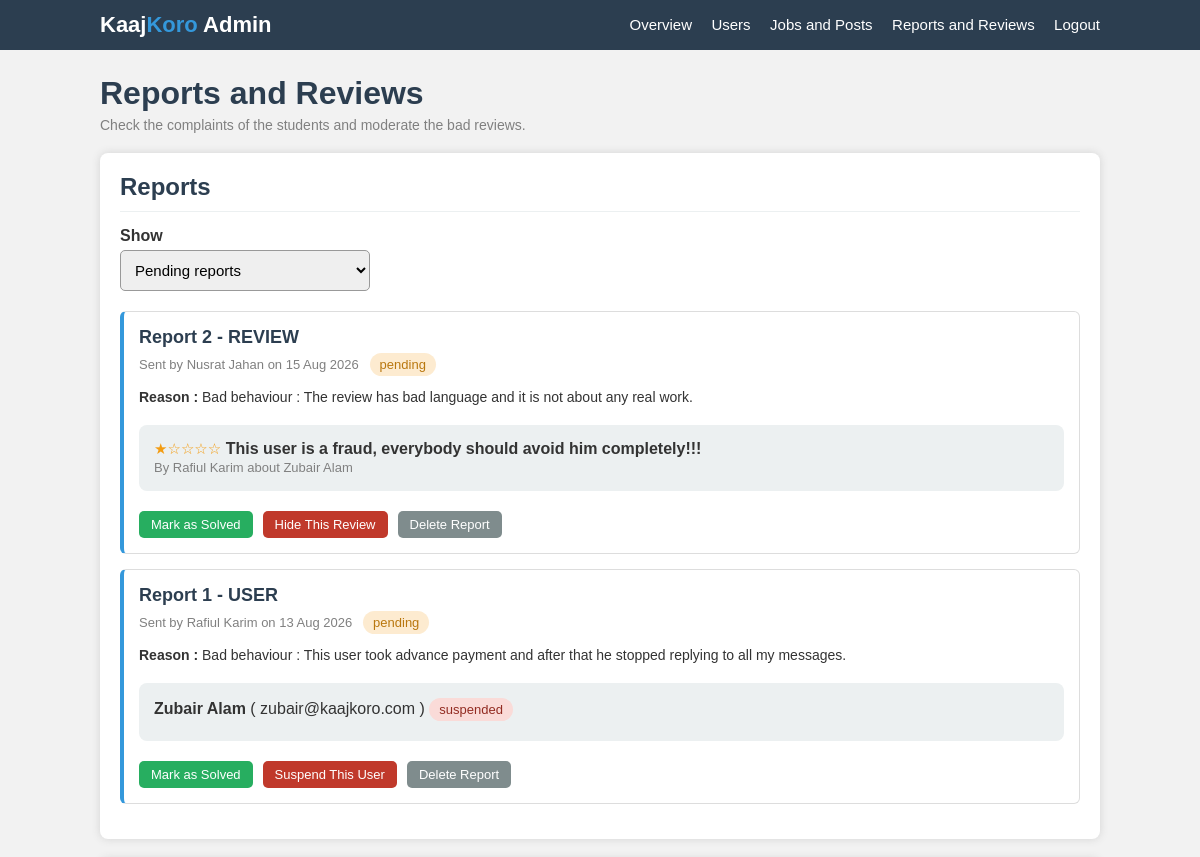
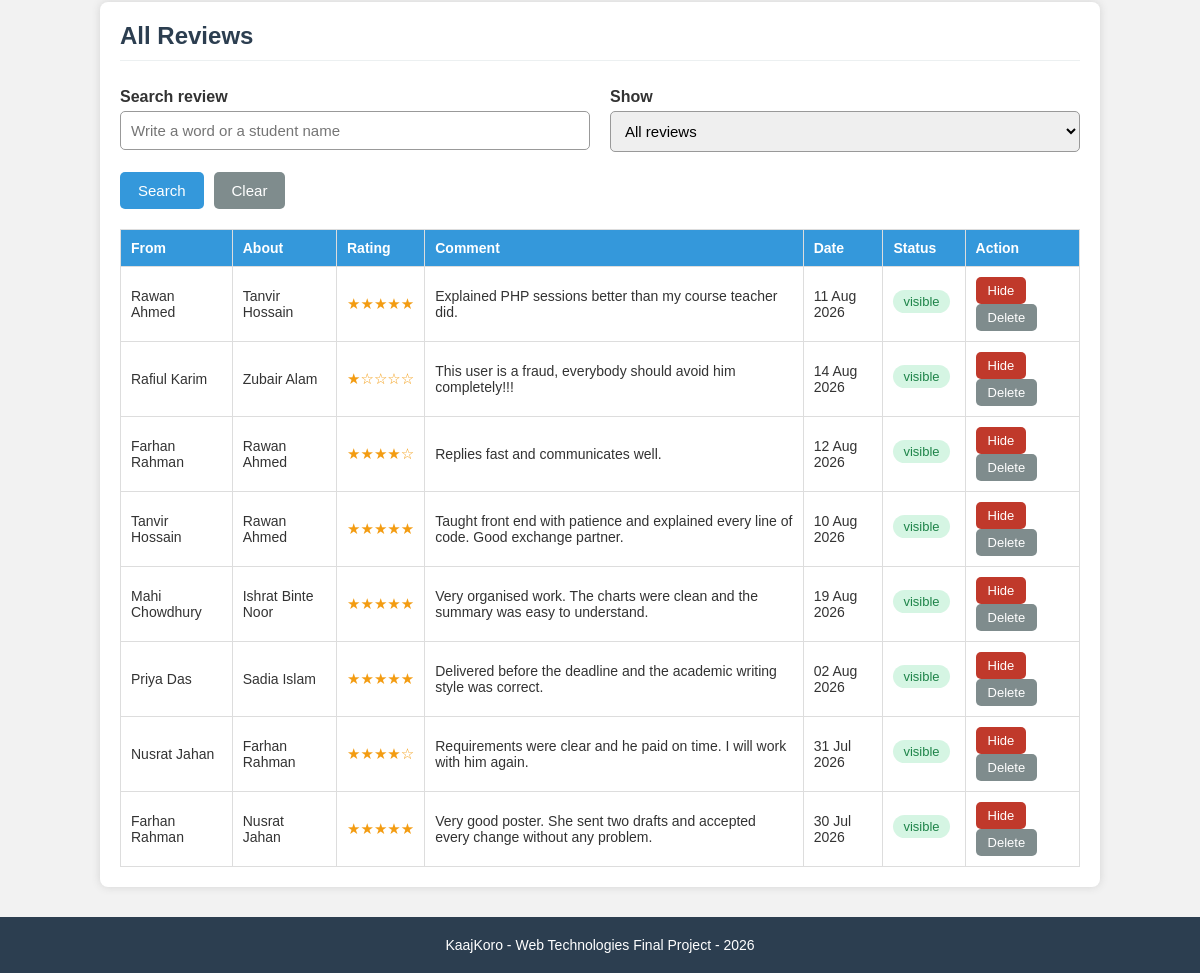
The app's page /admin-reports.php (signed in) with its own data (2 pictures, top to bottom).
### tables this page shows
CREATE TABLE reports (
    report_id   INT AUTO_INCREMENT PRIMARY KEY,
    from_id     INT NOT NULL,
    type        VARCHAR(20) NOT NULL,
    target_id   INT NOT NULL,
    reason      TEXT NOT NULL,
    status      VARCHAR(20) DEFAULT 'pending',
    created_at  DATE,
    FOREIGN KEY (from_id) REFERENCES users(user_id) ON DELETE CASCADE
);

CREATE TABLE users (
    user_id     INT AUTO_INCREMENT PRIMARY KEY,
    name        VARCHAR(100) NOT NULL,
    email       VARCHAR(100) NOT NULL UNIQUE,
    password    VARCHAR(255) NOT NULL,
    phone       VARCHAR(20)  NOT NULL,
    university  VARCHAR(100) NOT NULL,
    city        VARCHAR(50)  NOT NULL,
    bio         TEXT,
    education   VARCHAR(200),
    experience  TEXT,
    portfolio   VARCHAR(150),
    status      VARCHAR(20)  DEFAULT 'active',
    joined      DATE
);

CREATE TABLE reviews (
    review_id    INT AUTO_INCREMENT PRIMARY KEY,
    from_id      INT NOT NULL,
    to_id        INT NOT NULL,
    job_id       INT DEFAULT 0,
    rating       INT NOT NULL,
    comment      TEXT NOT NULL,
    review_date  DATE,
    status       VARCHAR(20) DEFAULT 'visible',
    FOREIGN KEY (from_id) REFERENCES users(user_id) ON DELETE CASCADE,
    FOREIGN KEY (to_id)   REFERENCES users(user_id) ON DELETE CASCADE
);

### admin-reports.php (the view, shortened to what this page needs)
<?php
require_once "config.php";
require_once "functions.php";
$report_filter = isset($_GET["report_filter"]) ? $_GET["report_filter"] : "pending";
$review_filter = isset($_GET["review_filter"]) ? $_GET["review_filter"] : "";
$review_search = isset($_GET["review_search"]) ? trim($_GET["review_search"]) : "";
$sql = "SELECT r.*, u.name AS reporter FROM reports r
        JOIN users u ON r.from_id = u.user_id";
if ($report_filter == "pending" || $report_filter == "solved") {
    $sql = $sql . " WHERE r.status = '" . $report_filter . "'";
}
$sql = $sql . " ORDER BY r.report_id DESC";
$report_result = $conn->query($sql);
include "header.php";
?>
    <div class="page">
        <h1>Reports and Reviews</h1>
        <p class="page-info">Check the complaints of the students and moderate the bad reviews.</p>
        <div class="box">
            <h2 class="box-title">Reports</h2>
            <form method="GET" action="admin-reports.php">
                <label for="report_filter">Show</label>
                <select id="report_filter" name="report_filter" style="width:250px" onchange="this.form.submit()">
                    <option value="pending" <?php if ($report_filter == "pending") { echo "selected"; } ?>>Pending reports</option>
                </select>
            </form>
            <div style="margin-top:20px">
                <?php
                while ($report = $report_result->fetch_assoc()) {
                    ?>
                    <div class="item">
                        <h3>Report <?php echo $report["report_id"]; ?> - <?php echo strtoupper($report["type"]); ?></h3>
                        <p class="item-info">Sent by <?php echo htmlspecialchars($report["reporter"]); ?>
                            on <?php echo showDate($report["created_at"]); ?>
                            &nbsp; <?php echo showStatus($report["status"]); ?></p>
                        <p class="item-text"><b>Reason :</b> <?php echo htmlspecialchars($report["reason"]); ?></p>
                        <div class="result">
                            <?php
                            if ($report["type"] == "user") {
                                $user = getUser($conn, $report["target_id"]);
                                if ($user == null) {
                                    echo "<p class='gray-text'>This user is already deleted.</p>";
                                }
                                else {
                                    echo "<p><b>" . htmlspecialchars($user["name"]) . "</b> ( "
                                         . htmlspecialchars($user["email"]) . " ) " . showStatus($user["status"]) . "</p>";
                                }
                            }
                            else {
                                $stmt = $conn->prepare("SELECT r.*, u1.name AS writer, u2.name AS person
                                                        FROM reviews r
                                                        JOIN users u1 ON r.from_id = u1.user_id
                                                        JOIN users u2 ON r.to_id = u2.user_id
                                                        WHERE r.review_id = ?");
                                $stmt->bind_param("i", $report["target_id"]);
                                $stmt->execute();
                                $review = $stmt->get_result()->fetch_assoc();
                                if ($review == null) {
                                    echo "<p class='gray-text'>This review is already deleted.</p>";
                                }
                                else {
                                    echo "<p>" . showStars($review["rating"]) . " <b>"
                                         . htmlspecialchars($review["comment"]) . "</b><br>";
                                    echo "<span class='gray-text'>By " . htmlspecialchars($review["writer"])
                                         . " about " . htmlspecialchars($review["person"]) . "</span></p>";
                                }
                            }
                            ?>
                        </div>
                        <div class="buttons">
                            <?php if ($report["status"] == "pending") { ?>
                                <button class="btn-small btn-green" onclick="window.location.href='admin-reports.php?action=solve&id=<?php echo $report["report_id"]; ?>'">Mark as Solved</button>
                                <?php if ($report["type"] == "user") { ?>
                                    <button class="btn-small btn-red" onclick="if (confirm('Do you want to suspend this user?')) { window.location.href='admin-reports.php?action=suspend&id=<?php echo $report["report_id"]; ?>'; }">Suspend This User</button>
                                <?php } ?>
                                <?php if ($report["type"] == "review") { ?>
                                    <button class="btn-small btn-red" onclick="window.location.href='admin-reports.php?action=hide_reported&id=<?php echo $report["report_id"]; ?>'">Hide This Review</button>
                                <?php } ?>
                            <?php } ?>
                            <button class="btn-small btn-gray" onclick="if (confirm('Do you want to delete this report?')) { window.location.href='admin-reports.php?action=delete_report&id=<?php echo $report["report_id"]; ?>'; }">Delete Report</button>
                        </div>
                    </div>
                    <?php
                }
                ?>
            </div>
        </div>
        <div class="box">
            <h2 class="box-title">All Reviews</h2>
            <form method="GET" action="admin-reports.php">
                <div class="row">
                    <div class="col-half">
                        <label for="review_search">Search review</label>
                        <input type="search" id="review_search" name="review_search" placeholder="Write a word or a student name"
                               value="<?php echo htmlspecialchars($review_search); ?>">
                    </div>
                    <div class="col-half">
                        <label for="review_filter">Show</label>
                        <select id="review_filter" name="review_filter">
                            <option value=""        <?php if ($review_filter == "")        { echo "selected"; } ?>>All reviews</option>
                        </select>
                    </div>
                </div>
                <div class="buttons">
                    <button type="submit">Search</button>
                    <button type="button" class="btn-gray" onclick="window.location.href='admin-reports.php'">Clear</button>
                </div>
            </form>
            <div style="margin-top:20px">
                <?php
                $sql = "SELECT r.*, u1.name AS writer, u2.name AS person
                        FROM reviews r
                        JOIN users u1 ON r.from_id = u1.user_id
                        JOIN users u2 ON r.to_id = u2.user_id
                        WHERE 1 = 1";
                $sql = $sql . " ORDER BY r.review_id DESC";
                $review_stmt = $conn->prepare($sql);
                $review_stmt->execute();
                $review_result = $review_stmt->get_result();
                if ($review_result->num_rows == 0) {
                    echo "<div class='empty'>No review found for this search.</div>";
                }
                else {
                    ?>
                    <table>
                        <tr>
                            <th>From</th><th>About</th><th>Rating</th><th>Comment</th>
                            <th>Date</th><th>Status</th><th>Action</th>
                        </tr>
                        <?php while ($review = $review_result->fetch_assoc()) { ?>
                            <tr>
                                <td><?php echo htmlspecialchars($review["writer"]); ?></td>
                                <td><?php echo htmlspecialchars($review["person"]); ?></td>
                                <td><?php echo showStars($review["rating"]); ?></td>
                                <td><?php echo htmlspecialchars($review["comment"]); ?></td>
                                <td><?php echo showDate($review["review_date"]); ?></td>
                                <td><?php echo showStatus($review["status"]); ?></td>
                                <td>
                                    <?php if ($review["status"] == "visible") { ?>
                                        <button class="btn-small btn-red" onclick="if (confirm('Hide this review from the public profile?')) { window.location.href='admin-reports.php?action=hide&id=<?php echo $review["review_id"]; ?>'; }">Hide</button>
                                    <?php } else { ?>
                                        <button class="btn-small btn-green" onclick="window.location.href='admin-reports.php?action=show&id=<?php echo $review["review_id"]; ?>'">Show</button>
                                    <?php } ?>
                                    <button class="btn-small btn-gray" onclick="if (confirm('Delete this review permanently?')) { window.location.href='admin-reports.php?action=delete_review&id=<?php echo $review["review_id"]; ?>'; }">Delete</button>
                                </td>
                            </tr>
                        <?php } ?>
                    </table>
                    <?php
                }
                ?>
            </div>
        </div>
    </div>
<?php include "footer.php"; ?>

### functions.php (shortened to what this page needs)
<?php
function getUser($conn, $user_id) {
    $stmt = $conn->prepare("SELECT * FROM users WHERE user_id = ?");
    $stmt->bind_param("i", $user_id);
    $stmt->execute();
    $result = $stmt->get_result();
    $user = $result->fetch_assoc();
    return $user;
}
function showStars($rating) {
    $stars = "";
    $full = round($rating);
    for ($i = 1; $i <= 5; $i++) {
        if ($i <= $full) {
            $stars = $stars . "&#9733;";
        }
        else {
            $stars = $stars . "&#9734;";
        }
    }
    return "<span class='stars'>" . $stars . "</span>";
}
function showStatus($status) {
    if ($status == "open" || $status == "accepted" || $status == "active"
        || $status == "solved" || $status == "visible" || $status == "done") {
        return "<span class='tag tag-green'>" . $status . "</span>";
    }
    if ($status == "pending" || $status == "working" || $status == "matched"
        || $status == "scheduled") {
        return "<span class='tag tag-orange'>" . $status . "</span>";
    }
    return "<span class='tag tag-red'>" . $status . "</span>";
}
function showDate($date) {
    return date("d M Y", strtotime($date));
}
?>

### style.css (style rules this page uses)
* { margin:0; padding:0; box-sizing:border-box; font-family:Arial, Helvetica, sans-serif; }
body { background:#f2f2f2; color:#333; }
.page { width:1000px; margin:25px auto; }
h1 { color:#2c3e50; margin-bottom:5px; }
h2 { color:#2c3e50; }
h3 { color:#2c3e50; font-size:18px; }
.page-info { color:gray; font-size:14px; margin-bottom:20px; }
.box { background:white; padding:20px; border-radius:8px; box-shadow:0 0 8px lightgray; margin-bottom:20px; }
.box-title { border-bottom:1px solid #ecf0f1; padding-bottom:10px; margin-bottom:15px; }
.row { display:flex; gap:20px; }
.col-half { width:50%; }
label { display:block; font-weight:bold; margin-top:12px; margin-bottom:5px; }
input[type="text"], input[type="email"], input[type="password"], input[type="number"], input[type="tel"], input[type="date"], input[type="time"], input[type="search"], select, textarea { width:100%; padding:10px; border:1px solid #999; border-radius:5px; font-size:15px; outline:none; }
button { padding:10px 18px; border:none; border-radius:5px; background:#3498db; color:white; font-size:15px; cursor:pointer; }
.btn-small { padding:6px 12px; font-size:13px; }
.btn-green { background:#27ae60; }
.btn-red { background:#c0392b; }
.btn-gray { background:#7f8c8d; }
.buttons { margin-top:20px; display:flex; gap:10px; }
table { width:100%; border-collapse:collapse; margin-top:10px; }
th,td { border:1px solid #ddd; padding:10px; text-align:left; font-size:14px; }
th { background:#3498db; color:white; }
.item { background:white; border:1px solid #ddd; border-left:4px solid #3498db; border-radius:6px; padding:15px; margin-bottom:15px; }
.item h3 { margin-bottom:5px; }
.item-info { color:gray; font-size:13px; margin-bottom:8px; }
.item-text { font-size:14px; margin-bottom:10px; }
.tag { display:inline-block; background:#ecf0f1; color:#2c3e50; padding:4px 10px; border-radius:12px; font-size:13px; margin-right:5px; margin-bottom:5px; }
.tag-green { background:#d5f5e3; color:#1e8449; }
.tag-red { background:#fadbd8; color:#922b21; }
.tag-orange { background:#fdebd0; color:#b9770e; }
.stars { color:#f39c12; font-size:15px; }
.gray-text { color:gray; font-size:13px; }
.result { margin-top:20px; padding:15px; background:#ecf0f1; border-radius:8px; }

### records on screen
reports: report_id "2", type "REVIEW", from.name "Nusrat Jahan", created_at "15 Aug 2026", status "pending", reason "Bad behaviour : The review has bad language and it is not about any real work.", stars "★☆☆☆☆", reviews.comment "This user is a fraud, everybody should avoid him completely!!!", users.name "Rafiul Karim", users.name "Zubair Alam"
reports: report_id "1", type "USER", from.name "Rafiul Karim", created_at "13 Aug 2026", status "pending", reason "Bad behaviour : This user took advance payment and after that he stopped replying to all my messages.", users.name "Zubair Alam", users.email "zubair@kaajkoro.com", users.status "suspended"
reviews: from.name "Rawan Ahmed", to.name "Tanvir Hossain", stars "★★★★★", comment "Explained PHP sessions better than my course teacher did.", review_date "11 Aug 2026", status "visible"
reviews: from.name "Rafiul Karim", to.name "Zubair Alam", stars "★☆☆☆☆", comment "This user is a fraud, everybody should avoid him completely!!!", review_date "14 Aug 2026", status "visible"
reviews: from.name "Farhan Rahman", to.name "Rawan Ahmed", stars "★★★★☆", comment "Replies fast and communicates well.", review_date "12 Aug 2026", status "visible"
reviews: from.name "Tanvir Hossain", to.name "Rawan Ahmed", stars "★★★★★", comment "Taught front end with patience and explained every line of code. Good exchange partner.", review_date "10 Aug 2026", status "visible"
reviews: from.name "Mahi Chowdhury", to.name "Ishrat Binte Noor", stars "★★★★★", comment "Very organised work. The charts were clean and the summary was easy to understand.", review_date "19 Aug 2026", status "visible"
reviews: from.name "Priya Das", to.name "Sadia Islam", stars "★★★★★", comment "Delivered before the deadline and the academic writing style was correct.", review_date "02 Aug 2026", status "visible"
reviews: from.name "Nusrat Jahan", to.name "Farhan Rahman", stars "★★★★☆", comment "Requirements were clear and he paid on time. I will work with him again.", review_date "31 Jul 2026", status "visible"
reviews: from.name "Farhan Rahman", to.name "Nusrat Jahan", stars "★★★★★", comment "Very good poster. She sent two drafts and accepted every change without any problem.", review_date "30 Jul 2026", status "visible"
